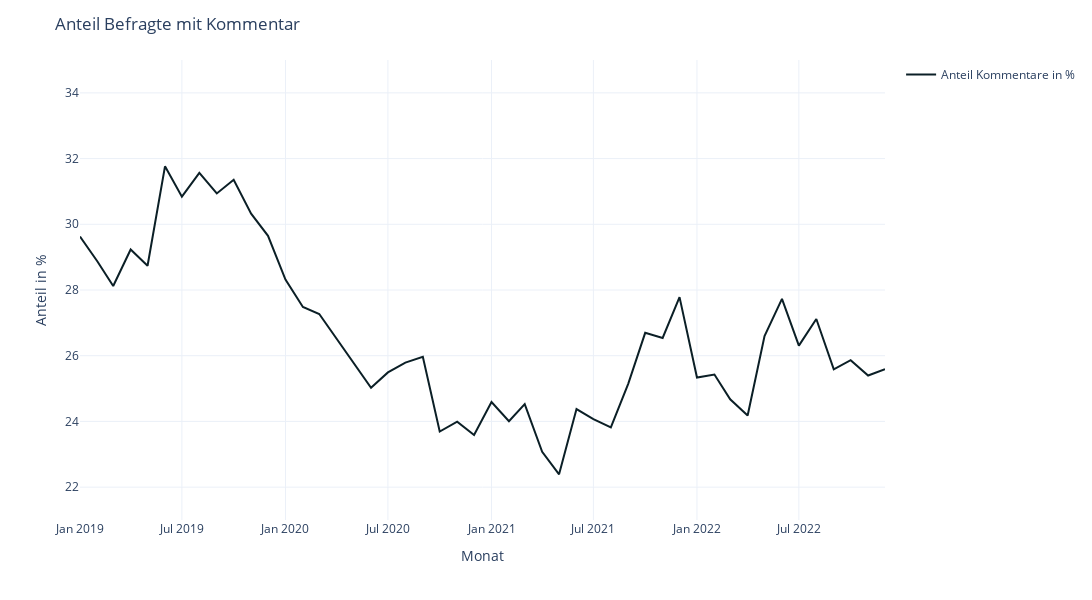

The notebook cell saved with this chart:
### Code cell
fig = px.line(df_counts_month,
              x="yearmonth",
              y='Kommentar Ratio in %',
              color_discrete_sequence=color_discrete_sequence,
              template=template)
fig.update_layout(
    title="Anteil Befragte mit Kommentar",
    yaxis_title='Anteil in %',
    xaxis_title='Monat',
    width=1200, 
    height=600,
    )
fig.update_traces(line_width=2)
#fig.update_yaxes(range=(0,40))


# show legend for singel line plots
fig['data'][0]['showlegend'] = True
fig['data'][0]['name'] = 'Anteil Kommentare in %'

fig.update_yaxes(range=(21,35))

fig.show()

pio.write_image(fig,"images/fig-anteil-befragte-mit-kommentar.svg") #save fig as svg

### Figure 1 — Plotly figure (JSON) as saved in the notebook; plotly's stock layout.template omitted (floating-point values rounded to 4 significant figures)
{"data": [{"hovertemplate": "yearmonth=%{x}<br>Kommentar Ratio in %=%{y}<extra></extra>", "legendgroup": "", "line": {"color": "#0B1F26", "dash": "solid", "width": 2}, "marker": {"symbol": "circle"}, "mode": "lines", "name": "Anteil Kommentare in %", "orientation": "v", "showlegend": true, "type": "scatter", "x": ["2019-01-01T00:00:00", "2019-02-01T00:00:00", "2019-03-01T00:00:00", "2019-04-01T00:00:00", "2019-05-01T00:00:00", "2019-06-01T00:00:00", "2019-07-01T00:00:00", "2019-08-01T00:00:00", "2019-09-01T00:00:00", "2019-10-01T00:00:00", "2019-11-01T00:00:00", "2019-12-01T00:00:00", "2020-01-01T00:00:00", "2020-02-01T00:00:00", "2020-03-01T00:00:00", "2020-06-01T00:00:00", "2020-07-01T00:00:00", "2020-08-01T00:00:00", "2020-09-01T00:00:00", "2020-10-01T00:00:00", "2020-11-01T00:00:00", "2020-12-01T00:00:00", "2021-01-01T00:00:00", "2021-02-01T00:00:00", "2021-03-01T00:00:00", "2021-04-01T00:00:00", "2021-05-01T00:00:00", "2021-06-01T00:00:00", "2021-07-01T00:00:00", "2021-08-01T00:00:00", "2021-09-01T00:00:00", "2021-10-01T00:00:00", "2021-11-01T00:00:00", "2021-12-01T00:00:00", "2022-01-01T00:00:00", "2022-02-01T00:00:00", "2022-03-01T00:00:00", "2022-04-01T00:00:00", "2022-05-01T00:00:00", "2022-06-01T00:00:00", "2022-07-01T00:00:00", "2022-08-01T00:00:00", "2022-09-01T00:00:00", "2022-10-01T00:00:00", "2022-11-01T00:00:00", "2022-12-01T00:00:00"], "xaxis": "x", "y": [29.62, 28.87, 28.12, 29.23, 28.74, 31.76, 30.84, 31.56, 30.94, 31.36, 30.32, 29.65, 28.32, 27.48, 27.27, 25.02, 25.49, 25.79, 25.97, 23.69, 23.99, 23.58, 24.59, 24.0, 24.53, 23.08, 22.39, 24.38, 24.07, 23.82, 25.15, 26.7, 26.54, 27.78, 25.34, 25.43, 24.67, 24.18, 26.6, 27.73, 26.31, 27.12, 25.58, 25.86, 25.4, 25.59], "yaxis": "y"}], "layout": {"height": 600, "legend": {"tracegroupgap": 0}, "margin": {"t": 60}, "title": {"text": "Anteil Befragte mit Kommentar"}, "width": 1200, "xaxis": {"anchor": "y", "domain": [0, 1], "title": {"text": "Monat"}}, "yaxis": {"anchor": "x", "domain": [0, 1], "range": [21, 35], "title": {"text": "Anteil in %"}}}}
